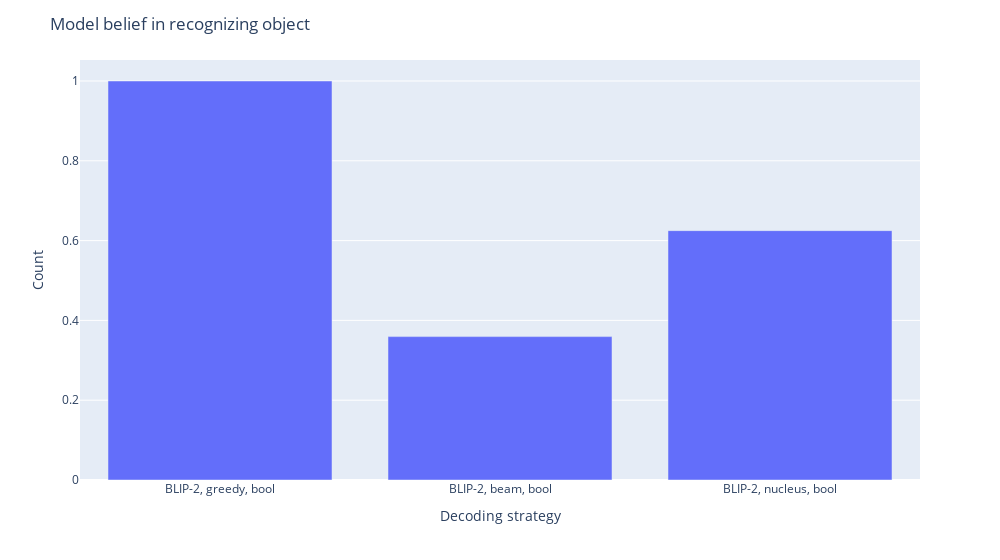

Notebook source saved alongside this figure:
### Code cell
import pandas as pd
import plotly.express as px


# Count the occurrences of "yes" in each column
count_column1 = data["BLIP-2, greedy, bool"].str.lower().str.count(r'\byes\b').sum() / 64
count_column2 = data["BLIP-2, beam, bool"].str.lower().str.count(r'\byes\b').sum() / 64
count_column3 = data["BLIP-2, nucleus, bool"].str.lower().str.count(r'\byes\b').sum() / 64

# Create a DataFrame for the pie chart
data_plot = pd.DataFrame({
    "Column": ["BLIP-2, greedy, bool", "BLIP-2, beam, bool", "BLIP-2, nucleus, bool"],
    "Count": [count_column1, count_column2, count_column3]
})

# Create the bar chart using Plotly
fig = px.bar(data_plot, x='Column', y='Count')

# Set the axis labels
fig.update_layout(width=1000, title='Model belief in recognizing object', xaxis_title='Decoding strategy', yaxis_title='Count')


# Show the plot
fig.show()

# # Save the plot as JSON
# fig_json = fig.to_json()
# with open('familiarity.json', 'w') as file:
#     file.write(fig_json)

### Figure 1 — Plotly figure (JSON) as saved in the notebook; plotly's stock layout.template omitted (floating-point values rounded to 4 significant figures)
{"data": [{"alignmentgroup": "True", "hovertemplate": "Column=%{x}<br>Count=%{y}<extra></extra>", "legendgroup": "", "marker": {"color": "#636efa", "pattern": {"shape": ""}}, "name": "", "offsetgroup": "", "orientation": "v", "showlegend": false, "textposition": "auto", "type": "bar", "x": ["BLIP-2, greedy, bool", "BLIP-2, beam, bool", "BLIP-2, nucleus, bool"], "xaxis": "x", "y": [1, 0.3594, 0.625], "yaxis": "y"}], "layout": {"barmode": "relative", "legend": {"tracegroupgap": 0}, "margin": {"t": 60}, "title": {"text": "Model belief in recognizing object"}, "width": 1000, "xaxis": {"anchor": "y", "domain": [0, 1], "title": {"text": "Decoding strategy"}}, "yaxis": {"anchor": "x", "domain": [0, 1], "title": {"text": "Count"}}}}
